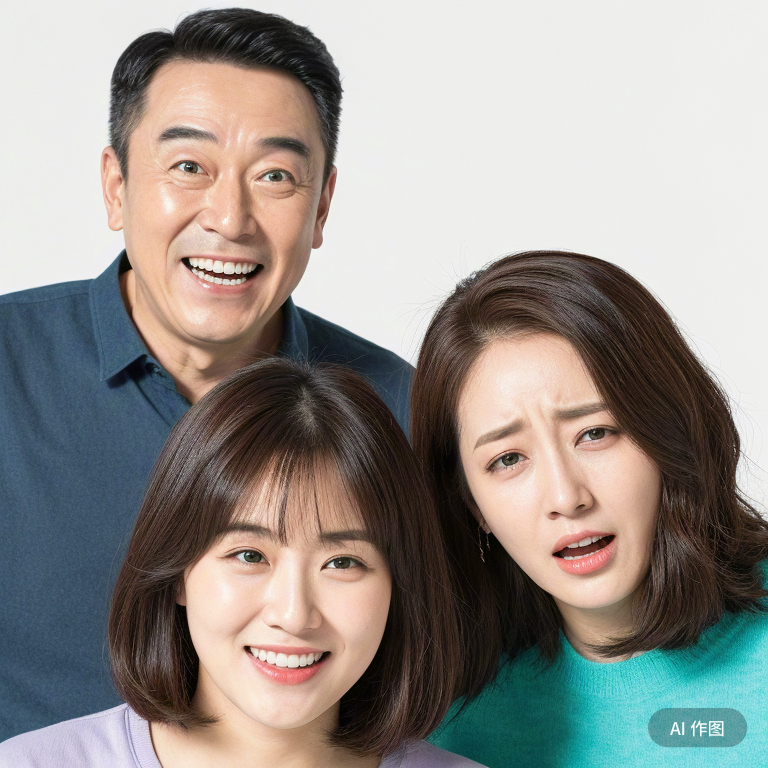
#> input picture PROJECT/LAB2/demo.png, 768 x 768 px
$ python bonus.py
#> lines starting #> are read from the running program, lines starting #| are printed output that depends on the picture; after the words box and inside, x2 and y2 are one past the last pixel; in counts of white or black regions, pixels touching at a corner belong together
import cv2
import os
import numpy as np

script_dir = os.path.dirname(os.path.abspath(__file__))
cascade_path = os.path.join(script_dir, 'haar-cascade-files', 'haarcascade_lefteye_2splits.xml')
img_path = os.path.join(script_dir, 'demo.png')

eye_cascade = cv2.CascadeClassifier(cascade_path)
img = cv2.imread(img_path)
#> img is the input picture: shape (768, 768, 3); mean B, G, R 141.3, 146.2, 150
if img is None:
	raise FileNotFoundError(f'Image not found at path: {img_path}')
gray = cv2.cvtColor(img, cv2.COLOR_BGR2GRAY)
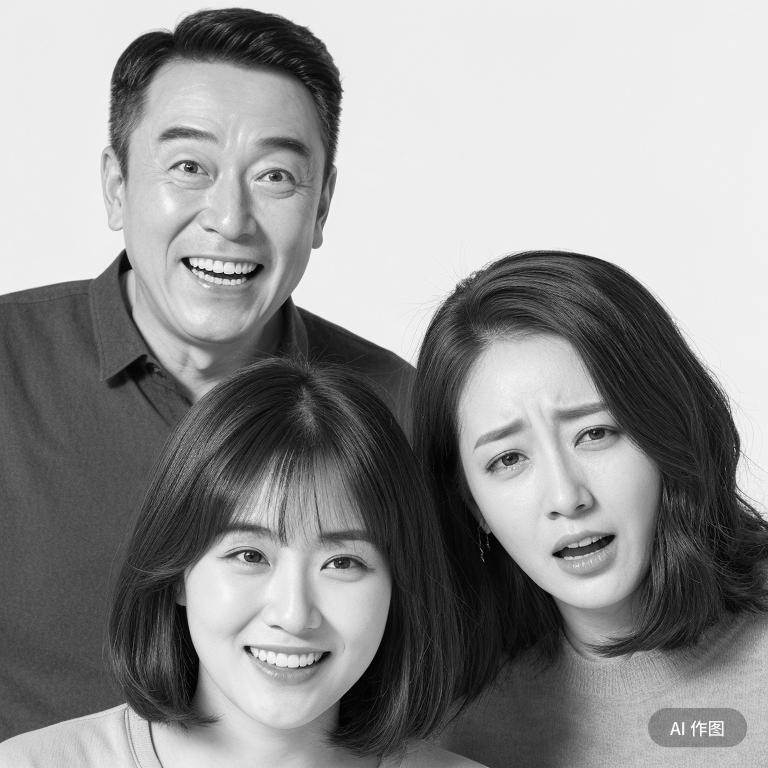
#> gray: shape (768, 768); min 0, max 255, mean 146.7
eyes, numDetections = eye_cascade.detectMultiScale2(gray, scaleFactor=1.1, minNeighbors=5, minSize=(30, 30))
#> eyes = [[160, 127, 62, 62], [573, 402, 50, 50], [250, 140, 55, 55], [486, 425, 52, 52], [225, 522, 53, 53], [318, 527, 56, 56], [548, 395, 65, 65]]; numDetections = [42, 37, 59, 52, 21, 65, 10]

assert isinstance(eyes, np.ndarray)
assert isinstance(numDetections, np.ndarray)
scores_list = numDetections.flatten().tolist()
#> scores_list = [42, 37, 59, 52, 21, 65, 10]
boxes_list = eyes.tolist()
#> boxes_list has the same summary as eyes
nms_threshold = 0.3
score_threshold = 0.0
indices = cv2.dnn.NMSBoxes(boxes_list, scores_list, score_threshold, nms_threshold)
#> indices = [5, 2, 3, 0, 1, 4]
assert isinstance(indices, np.ndarray)

if len(indices) > 0:
    for i in indices.flatten():
        (x, y, w, h) = eyes[i]
        center = (x + w // 2, y + h // 2)
        radius = int(round((w + h) * 0.25))
        cv2.circle(img, center, radius, (0, 255, 0), 2)
#> this loop made 6 passes
#> (i, x, y, w, h, center, radius) on passes 1, 4, 5, 6: (5, 318, 527, 56, 56, (346, 555), 28), (0, 160, 127, 62, 62, (191, 158), 31), (1, 573, 402, 50, 50, (598, 427), 25), (4, 225, 522, 53, 53, (251, 548), 26)
#> (x, y, w, h, center, radius) on passes 2 to 3: (250, 140, 55, 55, (277, 167), 28), (486, 425, 52, 52, (512, 451), 26)
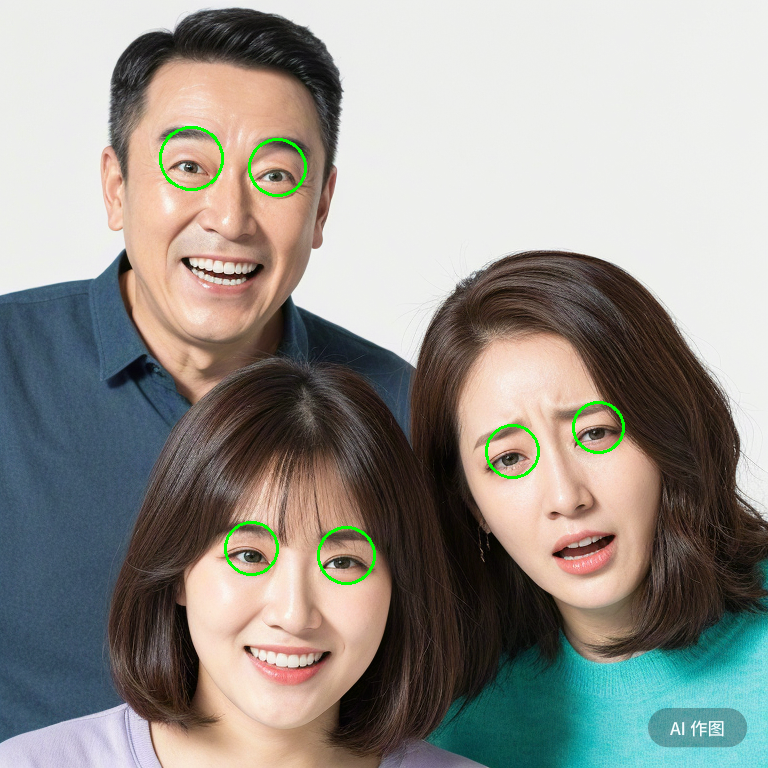
#> img: shape (768, 768, 3); 0.53% of pixels changed, all inside (x1, y1, x2, y2) = (159, 126, 625, 585)

cv2.imshow('Detected Eyes', img)
cv2.waitKey(0)
cv2.destroyAllWindows()
